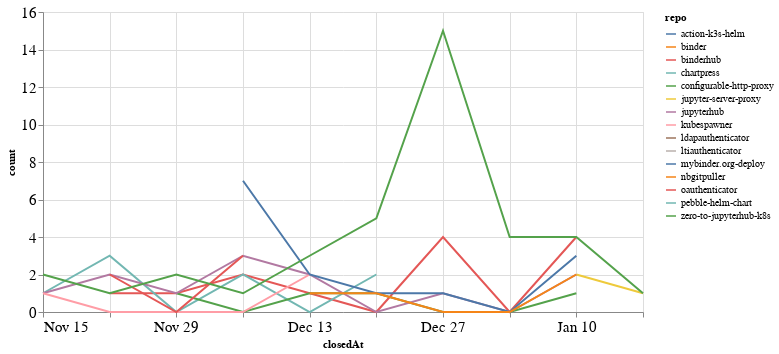

This figure's notebook cell:
### Code cell
closed_by_time = closed_by.groupby('repo').resample('W', on='closedAt').count()['author'].reset_index()
closed_by_time = closed_by_time.rename(columns={'author': 'count'})

alt.Chart(closed_by_time, width=600).mark_line().encode(
    x='closedAt',
    y='count',
    color='repo',
    tooltip="repo"
)

### Figure 1 — Vega-Lite specification as saved in the notebook (floating-point values rounded to 4 significant figures)
{"config": {"axisLeft": {"labelFontSize": 15}, "axisBottom": {"labelFontSize": 15}}, "data": {"name": "data-1cc5a32e0b9d9f43fd93b6995b08b79b"}, "mark": "line", "encoding": {"color": {"type": "nominal", "field": "repo"}, "tooltip": {"type": "nominal", "field": "repo"}, "x": {"type": "temporal", "field": "closedAt"}, "y": {"type": "quantitative", "field": "count"}}, "width": 600, "$schema": "https://vega.github.io/schema/vega-lite/v4.8.1.json", "datasets": {"data-1cc5a32e0b9d9f43fd93b6995b08b79b": [{"repo": "action-k3s-helm", "closedAt": "2021-01-03T00:00:00", "count": 4}, {"repo": "binder", "closedAt": "2020-11-29T00:00:00", "count": 1}, {"repo": "binderhub", "closedAt": "2020-11-22T00:00:00", "count": 1}, {"repo": "binderhub", "closedAt": "2020-11-29T00:00:00", "count": 1}, {"repo": "binderhub", "closedAt": "2020-12-06T00:00:00", "count": 2}, {"repo": "binderhub", "closedAt": "2020-12-13T00:00:00", "count": 1}, {"repo": "binderhub", "closedAt": "2020-12-20T00:00:00", "count": 0}, {"repo": "binderhub", "closedAt": "2020-12-27T00:00:00", "count": 4}, {"repo": "binderhub", "closedAt": "2021-01-03T00:00:00", "count": 0}, {"repo": "binderhub", "closedAt": "2021-01-10T00:00:00", "count": 4}, {"repo": "chartpress", "closedAt": "2020-11-15T00:00:00", "count": 1}, {"repo": "chartpress", "closedAt": "2020-11-22T00:00:00", "count": 3}, {"repo": "chartpress", "closedAt": "2020-11-29T00:00:00", "count": 0}, {"repo": "chartpress", "closedAt": "2020-12-06T00:00:00", "count": 2}, {"repo": "chartpress", "closedAt": "2020-12-13T00:00:00", "count": 0}, {"repo": "chartpress", "closedAt": "2020-12-20T00:00:00", "count": 2}, {"repo": "configurable-http-proxy", "closedAt": "2020-11-29T00:00:00", "count": 1}, {"repo": "configurable-http-proxy", "closedAt": "2020-12-06T00:00:00", "count": 0}, {"repo": "configurable-http-proxy", "closedAt": "2020-12-13T00:00:00", "count": 1}, {"repo": "configurable-http-proxy", "closedAt": "2020-12-20T00:00:00", "count": 1}, {"repo": "configurable-http-proxy", "closedAt": "2020-12-27T00:00:00", "count": 0}, {"repo": "configurable-http-proxy", "closedAt": "2021-01-03T00:00:00", "count": 0}, {"repo": "configurable-http-proxy", "closedAt": "2021-01-10T00:00:00", "count": 1}, {"repo": "jupyter-server-proxy", "closedAt": "2021-01-10T00:00:00", "count": 2}, {"repo": "jupyter-server-proxy", "closedAt": "2021-01-17T00:00:00", "count": 1}, {"repo": "jupyterhub", "closedAt": "2020-11-15T00:00:00", "count": 1}, {"repo": "jupyterhub", "closedAt": "2020-11-22T00:00:00", "count": 2}, {"repo": "jupyterhub", "closedAt": "2020-11-29T00:00:00", "count": 1}, {"repo": "jupyterhub", "closedAt": "2020-12-06T00:00:00", "count": 3}, {"repo": "jupyterhub", "closedAt": "2020-12-13T00:00:00", "count": 2}, {"repo": "jupyterhub", "closedAt": "2020-12-20T00:00:00", "count": 0}, {"repo": "jupyterhub", "closedAt": "2020-12-27T00:00:00", "count": 1}, {"repo": "jupyterhub", "closedAt": "2021-01-03T00:00:00", "count": 0}, {"repo": "jupyterhub", "closedAt": "2021-01-10T00:00:00", "count": 2}, {"repo": "kubespawner", "closedAt": "2020-11-15T00:00:00", "count": 1}, {"repo": "kubespawner", "closedAt": "2020-11-22T00:00:00", "count": 0}, {"repo": "kubespawner", "closedAt": "2020-11-29T00:00:00", "count": 0}, {"repo": "kubespawner", "closedAt": "2020-12-06T00:00:00", "count": 0}, {"repo": "kubespawner", "closedAt": "2020-12-13T00:00:00", "count": 2}, {"repo": "ldapauthenticator", "closedAt": "2020-12-13T00:00:00", "count": 1}, {"repo": "ltiauthenticator", "closedAt": "2020-12-06T00:00:00", "count": 1}, {"repo": "mybinder.org-deploy", "closedAt": "2020-12-06T00:00:00", "count": 7}, {"repo": "mybinder.org-deploy", "closedAt": "2020-12-13T00:00:00", "count": 2}, {"repo": "mybinder.org-deploy", "closedAt": "2020-12-20T00:00:00", "count": 1}, {"repo": "mybinder.org-deploy", "closedAt": "2020-12-27T00:00:00", "count": 1}, {"repo": "mybinder.org-deploy", "closedAt": "2021-01-03T00:00:00", "count": 0}, {"repo": "mybinder.org-deploy", "closedAt": "2021-01-10T00:00:00", "count": 3}, {"repo": "nbgitpuller", "closedAt": "2020-12-13T00:00:00", "count": 1}, {"repo": "nbgitpuller", "closedAt": "2020-12-20T00:00:00", "count": 1}, {"repo": "nbgitpuller", "closedAt": "2020-12-27T00:00:00", "count": 0}, {"repo": "nbgitpuller", "closedAt": "2021-01-03T00:00:00", "count": 0}, {"repo": "nbgitpuller", "closedAt": "2021-01-10T00:00:00", "count": 2}, {"repo": "oauthenticator", "closedAt": "2020-11-22T00:00:00", "count": 2}, {"repo": "oauthenticator", "closedAt": "2020-11-29T00:00:00", "count": 0}, {"repo": "oauthenticator", "closedAt": "2020-12-06T00:00:00", "count": 3}, {"repo": "pebble-helm-chart", "closedAt": "2020-12-13T00:00:00", "count": 1}, {"repo": "zero-to-jupyterhub-k8s", "closedAt": "2020-11-15T00:00:00", "count": 2}, {"repo": "zero-to-jupyterhub-k8s", "closedAt": "2020-11-22T00:00:00", "count": 1}, {"repo": "zero-to-jupyterhub-k8s", "closedAt": "2020-11-29T00:00:00", "count": 2}, {"repo": "zero-to-jupyterhub-k8s", "closedAt": "2020-12-06T00:00:00", "count": 1}, {"repo": "zero-to-jupyterhub-k8s", "closedAt": "2020-12-13T00:00:00", "count": 3}, {"repo": "zero-to-jupyterhub-k8s", "closedAt": "2020-12-20T00:00:00", "count": 5}, {"repo": "zero-to-jupyterhub-k8s", "closedAt": "2020-12-27T00:00:00", "count": 15}, {"repo": "zero-to-jupyterhub-k8s", "closedAt": "2021-01-03T00:00:00", "count": 4}, {"repo": "zero-to-jupyterhub-k8s", "closedAt": "2021-01-10T00:00:00", "count": 4}, {"repo": "zero-to-jupyterhub-k8s", "closedAt": "2021-01-17T00:00:00", "count": 1}]}}
